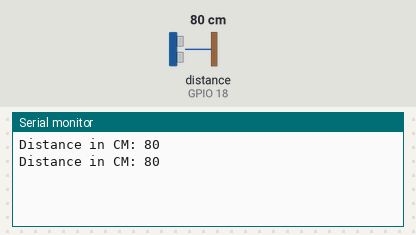
The program below on a simulated ESP32. Parts: the last lines printed to the serial monitor. Inputs (shaded band) come from the test bench; at power-on: distance to the obstacle (sensor on GPIO 18) 80 cm. The echo pulse lasts 58.3 µs per cm.

Above: at 1.8 s.
1.9 s: distance to the obstacle (sensor on GPIO 18) set to 2 cm
At 2.8 s:
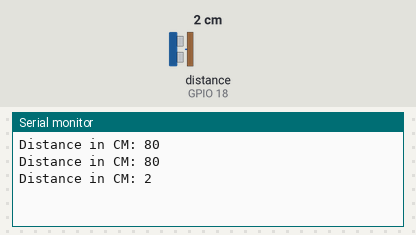
3.4 s: distance to the obstacle (sensor on GPIO 18) set to 4 cm
At 4.7 s:
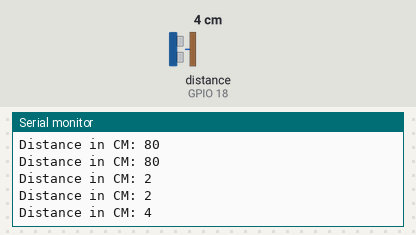
Timing chart, 0 to 6.4 s (numbered marks = the images above; inputs shaded):
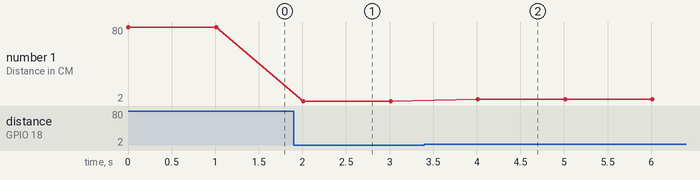

Measured:
- after the input at 1.9 s, the serial monitor: prints a new line after 0.11 s (image 1)
- after the input at 3.4 s, the serial monitor: prints a new line after 0.61 s (image 2)
- plotted number 1: 80 → 2 after the input at 1.9 s, 2 → 4 after the input at 3.4 s

The program:

main.cpp
```cpp
#include <Arduino.h>

/*
 * Ultrasonic Simple
 * Prints the distance read by an ultrasonic sensor in
 * centimeters. They are supported to four pins ultrasound
 * sensors (liek HC-SC04) and three pins (like PING)))
 * and Seeed Studio sensors).
 *
 * The circuit:
 * * Module HR-SC04 (four pins) or PING))) (and other with
 *   three pins), attached to digital pins as follows:
 * ---------------------    --------------------
 * | HC-SC04 | Arduino |    | 3 pins | Arduino |
 * ---------------------    --------------------
 * |   Vcc   |   5V    |    |   Vcc  |   5V    |
 * |   Trig  |   12    | OR |   SIG  |   13    |
 * |   Echo  |   13    |    |   Gnd  |   GND   |
 * |   Gnd   |   GND   |    --------------------
 * ---------------------
 * Note: You do not obligatorily need to use the pins defined above
 *
 * By default, the distance returned by the read()
 * method is in centimeters. To get the distance in inches,
 * pass INC as a parameter.
 * Example: ultrasonic.read(INC)
 *
 * created 3 Apr 2014
 * by Erick Simões (github: @ErickSimoes | twitter: @AloErickSimoes)
 * modified 23 Jan 2017
 * by Erick Simões (github: @ErickSimoes | twitter: @AloErickSimoes)
 * modified 03 Mar 2017
 * by Erick Simões (github: @ErickSimoes | twitter: @AloErickSimoes)
 * modified 11 Jun 2018
 * by Erick Simões (github: @ErickSimoes | twitter: @AloErickSimoes)
 *
 * This example code is released into the MIT License.
 */

#include <Ultrasonic.h>

/*
 * Pass as a parameter the trigger and echo pin, respectively,
 * or only the signal pin (for sensors 3 pins), like:
 * Ultrasonic ultrasonic(13);
 */
Ultrasonic ultrasonic(5, 18);
int distance;

void setup() {
  Serial.begin(9600);
}

void loop() {
  // Pass INC as a parameter to get the distance in inches
  distance = ultrasonic.read();

  Serial.print("Distance in CM: ");
  Serial.println(distance);
  delay(1000);
}
```
